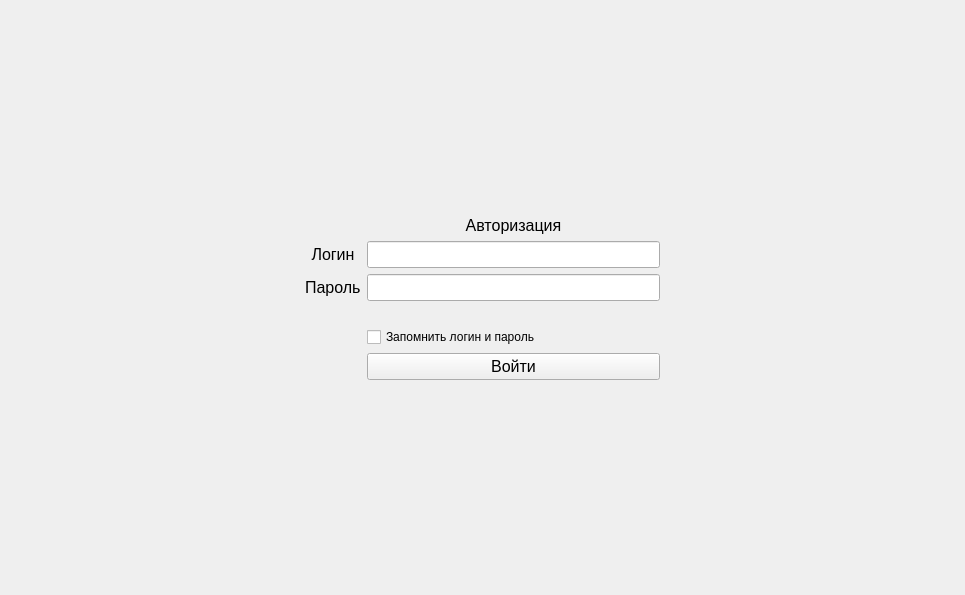
<?xml version="1.0" encoding="UTF-8"?>
<ui version="4.0">
 <class>Authorization</class>
 <widget class="QWidget" name="Authorization">
  <property name="geometry">
   <rect>
    <x>0</x>
    <y>0</y>
    <width>965</width>
    <height>595</height>
   </rect>
  </property>
  <property name="windowTitle">
   <string>Log in</string>
  </property>
  <property name="locale">
   <locale language="Russian" country="Russia"/>
  </property>
  <layout class="QGridLayout" name="gridLayout_2">
   <item row="0" column="0">
    <layout class="QGridLayout" name="gridLayout">
     <property name="sizeConstraint">
      <enum>QLayout::SetDefaultConstraint</enum>
     </property>
     <item row="1" column="2">
      <widget class="QLabel" name="label_3">
       <property name="font">
        <font>
         <pointsize>12</pointsize>
        </font>
       </property>
       <property name="text">
        <string>Авторизация</string>
       </property>
       <property name="alignment">
        <set>Qt::AlignCenter</set>
       </property>
      </widget>
     </item>
     <item row="0" column="2">
      <spacer name="verticalSpacer_2">
       <property name="orientation">
        <enum>Qt::Vertical</enum>
       </property>
       <property name="sizeHint" stdset="0">
        <size>
         <width>20</width>
         <height>40</height>
        </size>
       </property>
      </spacer>
     </item>
     <item row="8" column="2">
      <widget class="QPushButton" name="pushButtonEnter">
       <property name="font">
        <font>
         <pointsize>12</pointsize>
        </font>
       </property>
       <property name="focusPolicy">
        <enum>Qt::StrongFocus</enum>
       </property>
       <property name="text">
        <string>Войти</string>
       </property>
      </widget>
     </item>
     <item row="10" column="2">
      <spacer name="verticalSpacer">
       <property name="orientation">
        <enum>Qt::Vertical</enum>
       </property>
       <property name="sizeHint" stdset="0">
        <size>
         <width>20</width>
         <height>40</height>
        </size>
       </property>
      </spacer>
     </item>
     <item row="5" column="2">
      <widget class="QLabel" name="labelErrorLogIn">
       <property name="enabled">
        <bool>true</bool>
       </property>
       <property name="styleSheet">
        <string notr="true">QLabel { color : red; }</string>
       </property>
       <property name="text">
        <string/>
       </property>
       <property name="alignment">
        <set>Qt::AlignCenter</set>
       </property>
      </widget>
     </item>
     <item row="3" column="1">
      <widget class="QLabel" name="label_2">
       <property name="font">
        <font>
         <pointsize>12</pointsize>
        </font>
       </property>
       <property name="text">
        <string>Пароль</string>
       </property>
      </widget>
     </item>
     <item row="3" column="2">
      <widget class="QLineEdit" name="lineEditPassword">
       <property name="font">
        <font>
         <pointsize>12</pointsize>
        </font>
       </property>
       <property name="mouseTracking">
        <bool>true</bool>
       </property>
       <property name="focusPolicy">
        <enum>Qt::StrongFocus</enum>
       </property>
       <property name="alignment">
        <set>Qt::AlignCenter</set>
       </property>
      </widget>
     </item>
     <item row="2" column="3">
      <spacer name="horizontalSpacer">
       <property name="orientation">
        <enum>Qt::Horizontal</enum>
       </property>
       <property name="sizeHint" stdset="0">
        <size>
         <width>40</width>
         <height>20</height>
        </size>
       </property>
      </spacer>
     </item>
     <item row="2" column="0">
      <spacer name="horizontalSpacer_2">
       <property name="orientation">
        <enum>Qt::Horizontal</enum>
       </property>
       <property name="sizeHint" stdset="0">
        <size>
         <width>40</width>
         <height>20</height>
        </size>
       </property>
      </spacer>
     </item>
     <item row="2" column="2">
      <widget class="QLineEdit" name="lineEditLogin">
       <property name="font">
        <font>
         <pointsize>12</pointsize>
        </font>
       </property>
       <property name="alignment">
        <set>Qt::AlignCenter</set>
       </property>
      </widget>
     </item>
     <item row="2" column="1">
      <widget class="QLabel" name="label">
       <property name="font">
        <font>
         <pointsize>12</pointsize>
        </font>
       </property>
       <property name="text">
        <string>Логин</string>
       </property>
       <property name="alignment">
        <set>Qt::AlignCenter</set>
       </property>
      </widget>
     </item>
     <item row="6" column="2">
      <widget class="QCheckBox" name="checkBox">
       <property name="text">
        <string>Запомнить логин и пароль</string>
       </property>
      </widget>
     </item>
    </layout>
   </item>
  </layout>
 </widget>
 <tabstops>
  <tabstop>lineEditLogin</tabstop>
  <tabstop>lineEditPassword</tabstop>
 </tabstops>
 <resources/>
 <connections/>
</ui>
